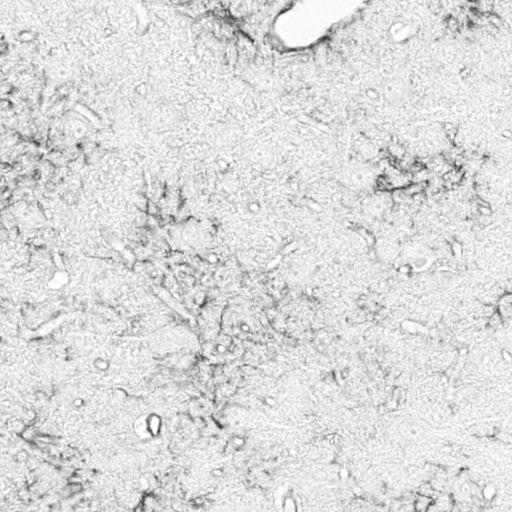
%> input picture Fig11/GT/1007.png, 512 x 512 px; its folder holds only this picture in this run
$ octave my_image_evaluation2.m   (GNU Octave 9; MATLAB toolbox functions it lacks are replaced by stand-ins)
%> lines starting %> are read from the running program, lines starting %| are printed output that depends on the picture
### evaluation/my_ssim.m
function [mssim, ssim_map] = my_ssim(img1, img2, K, window, L)
%Input : (1) img1: the first image being compared
%        (2) img2: the second image being compared
%        (3) K: constants in the SSIM index formula (see the above
%            reference). defualt value: K = [0.01 0.03]
%        (4) window: local window for statistics (see the above
%            reference). default widnow is Gaussian given by
%            window = fspecial('gaussian', 11, 1.5);
%        (5) L: dynamic range of the images. default: L = 255
%
%Output: (1) mssim: the mean SSIM index value between 2 images.
%            If one of the images being compared is regarded as
%            perfect quality, then mssim can be considered as the
%            quality measure of the other image.
%            If img1 = img2, then mssim = 1.
%        (2) ssim_map: the SSIM index map of the test image. The map
%            has a smaller size than the input images. The actual size
%            depends on the window size and the downsampling factor.

    if (nargin < 2 | nargin > 5)
       ssim_index = -Inf;
       ssim_map = -Inf;
       return;
    end
    if (size(img1) ~= size(img2))
       ssim_index = -Inf;
       ssim_map = -Inf;
       return;
    end
    [M N] = size(img1);
    if (nargin == 2)
       if ((M < 11) | (N < 11))
        ssim_index = -Inf;
        ssim_map = -Inf;
          return
    end
   window = fspecial('gaussian', 11, 1.5); %
   K(1) = 0.01;     % default settings
   K(2) = 0.03;     %
   L = 255;                                     %
    end
    if (nargin == 3)
       if ((M < 11) | (N < 11))
        ssim_index = -Inf;
        ssim_map = -Inf;
          return
       end
   window = fspecial('gaussian', 11, 1.5);
   L = 255;
   if (length(K) == 2)
      if (K(1) < 0 | K(2) < 0)
     ssim_index = -Inf;
     ssim_map = -Inf;
     return;
      end
   else
    ssim_index = -Inf;
    ssim_map = -Inf;
    return;
   end
end
if (nargin == 4)
   [H W] = size(window);
   if ((H*W) < 4 | (H > M) | (W > N))
    ssim_index = -Inf;
    ssim_map = -Inf;
      return
   end
   L = 255;
   if (length(K) == 2)
      if (K(1) < 0 | K(2) < 0)
     ssim_index = -Inf;
     ssim_map = -Inf;
     return;
      end
   else
    ssim_index = -Inf;
    ssim_map = -Inf;
    return;
   end
end
if (nargin == 5)
   [H W] = size(window);
   if ((H*W) < 4 | (H > M) | (W > N))
    ssim_index = -Inf;
    ssim_map = -Inf;
      return
   end
   if (length(K) == 2)
      if (K(1) < 0 | K(2) < 0)
     ssim_index = -Inf;
     ssim_map = -Inf;
     return;
      end
   else
    ssim_index = -Inf;
    ssim_map = -Inf;
    return;
   end
end

img1 = double(img1);
img2 = double(img2);
% automatic downsampling
f = max(1,round(min(M,N)/256));
%downsampling by f
%use a simple low-pass filter
if(f>1)
    lpf = ones(f,f);
    lpf = lpf/sum(lpf(:));
    img1 = imfilter(img1,lpf,'symmetric','same');
    img2 = imfilter(img2,lpf,'symmetric','same');
    img1 = img1(1:f:end,1:f:end);
    img2 = img2(1:f:end,1:f:end);
end
C1 = (K(1)*L)^2;
C2 = (K(2)*L)^2;
window = window/sum(sum(window));
mu1   = filter2(window, img1, 'valid');
mu2   = filter2(window, img2, 'valid');
mu1_sq = mu1.*mu1;
mu2_sq = mu2.*mu2;
mu1_mu2 = mu1.*mu2;
sigma1_sq = filter2(window, img1.*img1, 'valid') - mu1_sq;
sigma2_sq = filter2(window, img2.*img2, 'valid') - mu2_sq;
sigma12 = filter2(window, img1.*img2, 'valid') - mu1_mu2;
if (C1 > 0 & C2 > 0)
   ssim_map = ((2*mu1_mu2 + C1).*(2*sigma12 + C2))./((mu1_sq + mu2_sq + C1).*(sigma1_sq + sigma2_sq + C2));
else
   numerator1 = 2*mu1_mu2 + C1;
   numerator2 = 2*sigma12 + C2;
denominator1 = mu1_sq + mu2_sq + C1;
   denominator2 = sigma1_sq + sigma2_sq + C2;
   ssim_map = ones(size(mu1));
   index = (denominator1.*denominator2 > 0);
   ssim_map(index) = (numerator1(index).*numerator2(index))./(denominator1(index).*denominator2(index));
   index = (denominator1 ~= 0) & (denominator2 == 0);
   ssim_map(index) = numerator1(index)./denominator1(index);
end
mssim = mean2(ssim_map);

### evaluation/my_image_evaluation2.m
%% 计算多张图的PSNR和SSIM
clear all
clc
Folder='..\Fig12\F-actin\';
list=dir(strcat(Folder, '\GT\*.png'));      %水平串联字符串
for k1=1:max(size(list))
    name{k1}=getfield(list,{k1,1},'name');%把图片名存入元胞数组name
end

for i=1:k1
    ori_img=imread([Folder '\GT\' num2str(name{i})]);
%> ori_img is the input picture: size 512x512 uint8; min 49, max 255, mean 219.4
    res_img=imread([Folder '\out\' num2str(name{i})]);
    b_PSNR(i,1)=psnr(res_img,ori_img);
    b_SSIM(i,1)=my_ssim(res_img,ori_img);
%> in my_ssim, `img1 = img1(1:f:end,1:f:end);`:
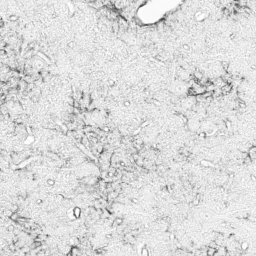
%> img1: size 256x256 double; min 63.75, max 255, mean 219.4
%> in my_ssim, `mu1   = filter2(window, img1, 'valid');`:
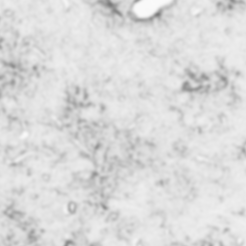
%> mu1: size 246x246 double; min 122.5, max 250.1, mean 219.5
%> in my_ssim, `mu1_sq = mu1.*mu1;`:
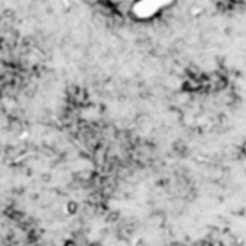
%> mu1_sq: size 246x246 double; min 15003.6, max 62551.7, mean 48364.2; drawn with min black and max white
%> in my_ssim, `sigma1_sq = filter2(window, img1.*img1, 'valid') - mu1_sq;`:
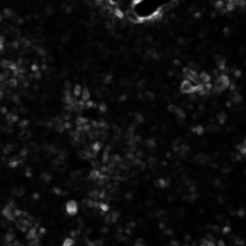
%> sigma1_sq: size 246x246 double; min 0.269, max 4573.7, mean 263.1; drawn with min black and max white
%> in my_ssim, `ssim_map = ((2*mu1_mu2 + C1).*(2*sigma12 + C2))./((mu1_sq + mu2_sq + C..`: ssim_map: size 246x246 double; every value is 1
%> in my_ssim, `mssim = mean2(ssim_map);`: mssim = 1
    b_corr(i,1)=corr2(res_img,ori_img);
    i
end

a_PSNR=mean(b_PSNR);
%> a_PSNR = Inf
a_SSIM=mean(b_SSIM);
%> a_SSIM = 1
a_corr=mean(b_corr);
%> a_corr = 1

$ run again, on Fig11/GT/1033.png
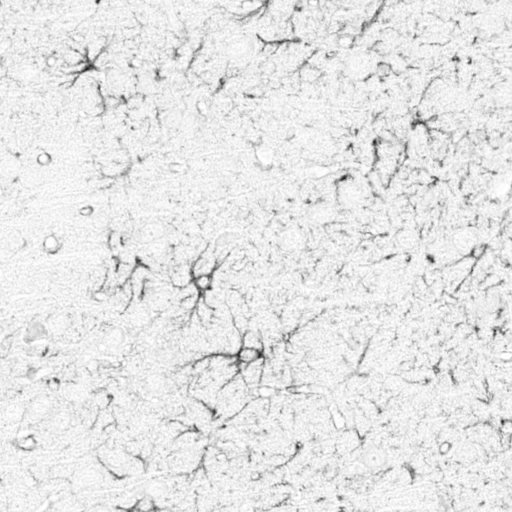
%> input picture Fig11/GT/1033.png, 512 x 512 px
%> ori_img is the input picture: size 512x512 uint8; min 30, max 255, mean 229
%> in my_ssim, `mu1_sq = mu1.*mu1;`:
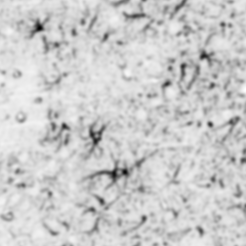
%> mu1_sq: size 246x246 double; min 13234.4, max 62432.8, mean 52541.5; drawn with min black and max white
%> in my_ssim, `sigma1_sq = filter2(window, img1.*img1, 'valid') - mu1_sq;`:
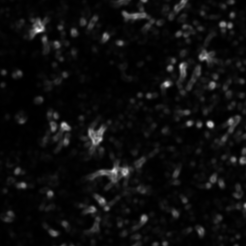
%> sigma1_sq: size 246x246 double; min 6.87, max 4460.9, mean 250.4; drawn with min black and max white
%> ssim_map: size 246x246 double; every value is 1
%> mssim = 1
%> a_PSNR = Inf
%> a_SSIM = 1

$ run again, on Fig11/GT/1034.png
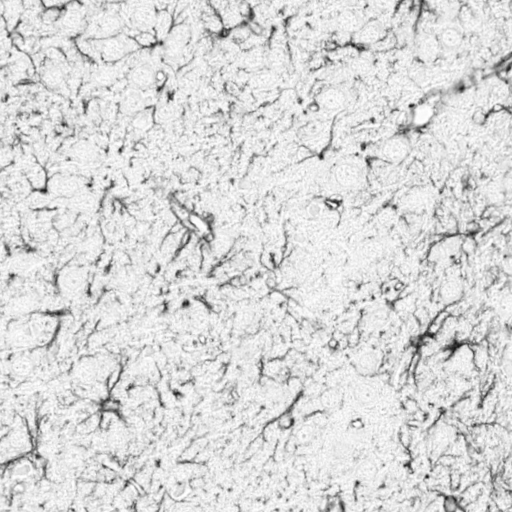
%> input picture Fig11/GT/1034.png, 512 x 512 px
%> ori_img is the input picture: size 512x512 uint8; min 18, max 255, mean 216.5
%> in my_ssim, `mu1_sq = mu1.*mu1;`:
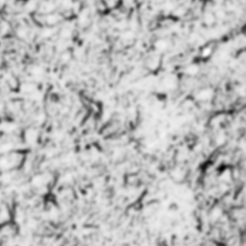
%> mu1_sq: size 246x246 double; min 5940.4, max 61492.4, mean 47276.3; drawn with min black and max white
%> in my_ssim, `sigma1_sq = filter2(window, img1.*img1, 'valid') - mu1_sq;`:
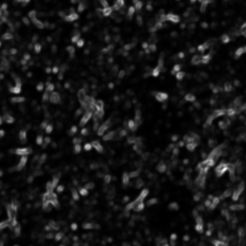
%> sigma1_sq: size 246x246 double; min 10.36, max 5623.8, mean 508.7; drawn with min black and max white
%> ssim_map: size 246x246 double; every value is 1
%> mssim = 1
%> a_PSNR = Inf
%> a_SSIM = 1

$ run again, on Fig11/GT/1045.png
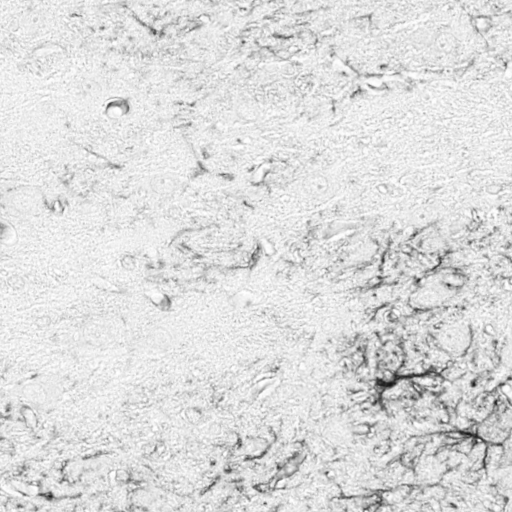
%> input picture Fig11/GT/1045.png, 512 x 512 px
%> ori_img is the input picture: size 512x512 uint8; min 20, max 255, mean 220.7
%> in my_ssim, `mu1_sq = mu1.*mu1;`:
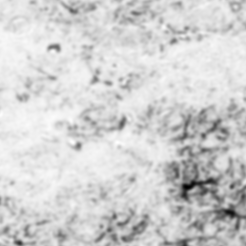
%> mu1_sq: size 246x246 double; min 5274.7, max 58573.3, mean 49047; drawn with min black and max white
%> in my_ssim, `sigma1_sq = filter2(window, img1.*img1, 'valid') - mu1_sq;`:
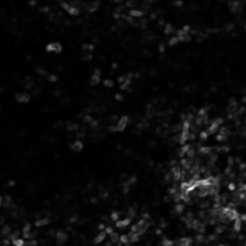
%> sigma1_sq: size 246x246 double; min 6.96, max 5461, mean 262; drawn with min black and max white
%> ssim_map: size 246x246 double; every value is 1
%> mssim = 1
%> a_PSNR = Inf
%> a_SSIM = 1

$ run again, on Fig11/GT/1008.png
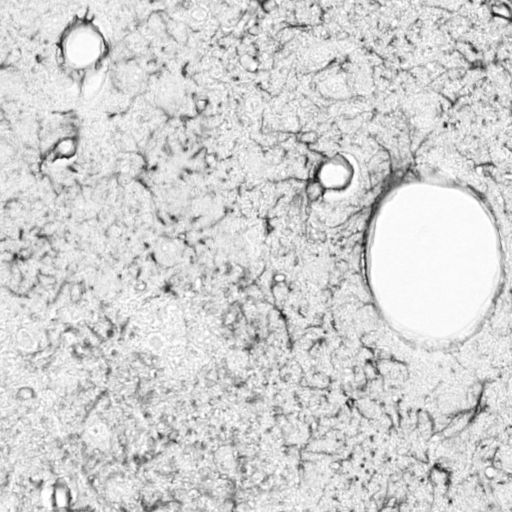
%> input picture Fig11/GT/1008.png, 512 x 512 px
%> ori_img is the input picture: size 512x512 uint8; min 19, max 255, mean 209.6
%> in my_ssim, `sigma1_sq = filter2(window, img1.*img1, 'valid') - mu1_sq;`:
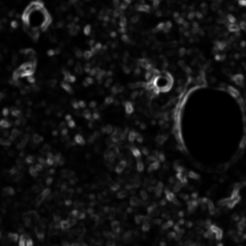
%> sigma1_sq: size 246x246 double; min 0.219, max 6348.3, mean 472.3; drawn with min black and max white
%> ssim_map: size 246x246 double; every value is 1
%> mssim = 1
%> a_PSNR = Inf
%> a_SSIM = 1
